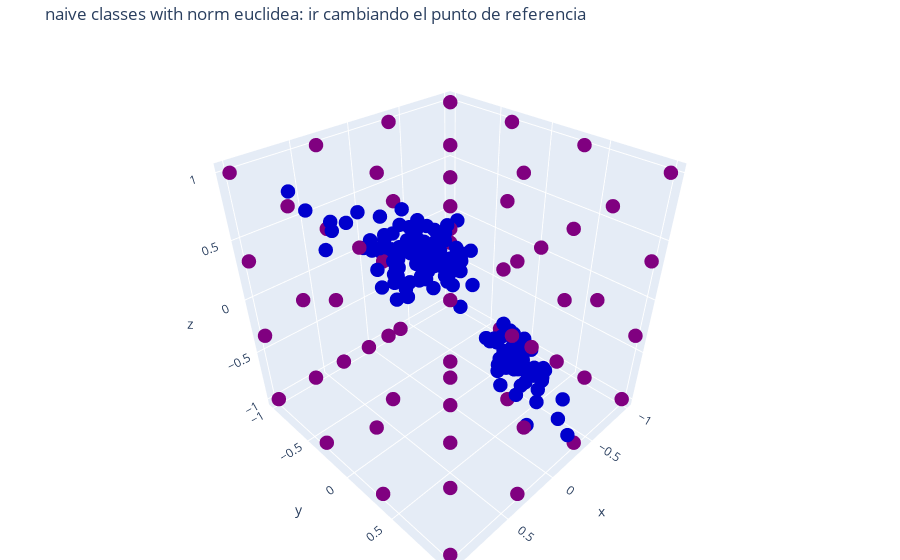

The notebook cell saved with this chart:
### Code cell
import plotly.graph_objects as go

norma_i=0

fig = go.Figure()

fig.add_scatter3d(x=X[:,0], y=X[:,1], z=X[:,2],
                  mode='markers',
                  marker=dict(size=5,color='mediumblue'), name='data points')

fig.add_scatter3d(x=grid[:,0], y=grid[:,1], z=grid[:,2],
                  mode='markers', marker=dict(size=5, color='purple'), name='grid points')

# tight layout
fig.update_layout(title_text='naive classes with norm %s: ir cambiando el punto de referencia'%normas[norma_i], 
                  showlegend=False, margin=dict(l=0, r=0, t=40, b=0))
fig.show()

### Figure 1 — Plotly figure (JSON) as saved in the notebook; plotly's stock layout.template omitted (floating-point values rounded to 4 significant figures; data arrays with more than 128 entries replaced by an {"elided": "..."} marker saying what was removed)
{"data": [{"marker": {"color": "mediumblue", "size": 5}, "mode": "markers", "name": "data points", "type": "scatter3d", "x": {"elided": "150 float values"}, "y": {"elided": "150 float values"}, "z": {"elided": "150 float values"}}, {"marker": {"color": "purple", "size": 5}, "mode": "markers", "name": "grid points", "type": "scatter3d", "x": {"elided": "256 float values"}, "y": {"elided": "256 float values"}, "z": {"elided": "256 float values"}}], "layout": {"margin": {"b": 0, "l": 0, "r": 0, "t": 40}, "showlegend": false, "title": {"text": "naive classes with norm euclidea: ir cambiando el punto de referencia"}}}
